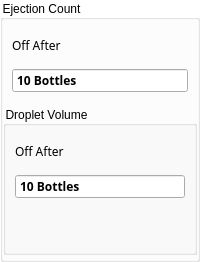
       <widget class="QGroupBox" name="groupBoxMaxEjectedBottles">
        <property name="sizePolicy">
         <sizepolicy hsizetype="Preferred" vsizetype="Preferred">
          <horstretch>0</horstretch>
          <verstretch>0</verstretch>
         </sizepolicy>
        </property>
        <property name="styleSheet">
         <string notr="true">QGroupBox{
    background-color: transparent;
}</string>
        </property>
        <property name="title">
         <string>Ejection Count</string>
        </property>
        <layout class="QGridLayout" name="gridLayout_3">
         <property name="leftMargin">
          <number>0</number>
         </property>
         <property name="topMargin">
          <number>0</number>
         </property>
         <property name="rightMargin">
          <number>0</number>
         </property>
         <property name="bottomMargin">
          <number>4</number>
         </property>
         <property name="spacing">
          <number>4</number>
         </property>
         <item row="0" column="0">
          <widget class="ContentBoardItem" name="widgetDashBoardMaxSpeedDeviationMaschineStop_2" native="true">
           <property name="minimumSize">
            <size>
             <width>0</width>
             <height>82</height>
            </size>
           </property>
           <property name="maximumSize">
            <size>
             <width>16777215</width>
             <height>82</height>
            </size>
           </property>
           <property name="styleSheet">
            <string notr="true">QDoubleSpinBox::focus{
 border: 2px solid rgb(0,95,135);
}





</string>
           </property>
           <layout class="QGridLayout" name="gridLayout_61">
            <property name="leftMargin">
             <number>9</number>
            </property>
            <property name="topMargin">
             <number>9</number>
            </property>
            <property name="rightMargin">
             <number>9</number>
            </property>
            <property name="bottomMargin">
             <number>9</number>
            </property>
            <property name="spacing">
             <number>6</number>
            </property>
            <item row="1" column="0">
             <widget class="QDoubleSpinBox" name="doubleSpinBoxMaxCounterBottleEjectedOneAfterTheOther">
              <property name="sizePolicy">
               <sizepolicy hsizetype="Preferred" vsizetype="Fixed">
                <horstretch>0</horstretch>
                <verstretch>0</verstretch>
               </sizepolicy>
              </property>
              <property name="font">
               <font>
                <family>Siemens Sans</family>
                <weight>75</weight>
                <bold>true</bold>
               </font>
              </property>
              <property name="styleSheet">
               <string notr="true">QDoubleSpinBox[STATE=&quot;Ok&quot;]
{
 background:rgb(249,247,248);
 min-width: 0px;
 border: 0px;
 }
QDoubleSpinBox[STATE=&quot;Error&quot;]
{ 
 background:rgb(202, 51, 51);
 min-width: 0px;
 border: 0px;
 }
QDoubleSpinBox[STATE =&quot;Warning&quot;]
{ 
 background:rgb(231, 121, 16);
 min-width: 0px;
 border: 0px;
 }

</string>
              </property>
              <property name="wrapping">
               <bool>false</bool>
              </property>
              <property name="buttonSymbols">
               <enum>QAbstractSpinBox::NoButtons</enum>
              </property>
              <property name="suffix">
               <string> Bottles</string>
              </property>
              <property name="decimals">
               <number>0</number>
              </property>
              <property name="minimum">
               <double>0.000000000000000</double>
              </property>
              <property name="maximum">
               <double>100000.000000000000000</double>
              </property>
              <property name="singleStep">
               <double>1.000000000000000</double>
              </property>
              <property name="value">
               <double>10.000000000000000</double>
              </property>
             </widget>
            </item>
            <item row="0" column="0">
             <widget class="QLabel" name="labelContentBoardMaxEjectedBottles">
              <property name="font">
               <font>
                <family>Siemens Sans</family>
               </font>
              </property>
              <property name="text">
               <string>Off After</string>
              </property>
             </widget>
            </item>
           </layout>
          </widget>
         </item>
         <item row="1" column="0">
          <widget class="QGroupBox" name="groupBoxMaxBottlesNotFilled">
           <property name="styleSheet">
            <string notr="true">QGroupBox{
    background-color: transparent;
}</string>
           </property>
           <property name="title">
            <string>Droplet Volume</string>
           </property>
           <layout class="QGridLayout" name="gridLayout_43">
            <property name="leftMargin">
             <number>0</number>
            </property>
            <property name="topMargin">
             <number>0</number>
            </property>
            <property name="rightMargin">
             <number>0</number>
            </property>
            <property name="bottomMargin">
             <number>4</number>
            </property>
            <property name="spacing">
             <number>4</number>
            </property>
            <item row="0" column="0">
             <widget class="ContentBoardItem" name="widgetDashBoardMaxBottlesNotFilled" native="true">
              <property name="minimumSize">
               <size>
                <width>0</width>
                <height>82</height>
               </size>
              </property>
              <property name="maximumSize">
               <size>
                <width>16777215</width>
                <height>82</height>
               </size>
              </property>
              <property name="styleSheet">
               <string notr="true">QDoubleSpinBox::focus{
 border: 2px solid rgb(0,95,135);
}





</string>
              </property>
              <layout class="QGridLayout" name="gridLayout_62">
               <property name="leftMargin">
                <number>9</number>
               </property>
               <property name="topMargin">
                <number>9</number>
               </property>
               <property name="rightMargin">
                <number>9</number>
               </property>
               <property name="bottomMargin">
                <number>9</number>
               </property>
               <property name="spacing">
                <number>6</number>
               </property>
               <item row="0" column="0">
                <widget class="QLabel" name="labelContentBoardMaxBottlesNotFilled">
                 <property name="font">
                  <font>
                   <family>Siemens Sans</family>
                  </font>
                 </property>
                 <property name="text">
                  <string>Off After</string>
                 </property>
                </widget>
               </item>
               <item row="1" column="0">
                <widget class="QDoubleSpinBox" name="doubleSpinBoxMaxCounterMiddleTooLowOneAfterTheOther">
                 <property name="sizePolicy">
                  <sizepolicy hsizetype="Preferred" vsizetype="Fixed">
                   <horstretch>0</horstretch>
                   <verstretch>0</verstretch>
                  </sizepolicy>
                 </property>
                 <property name="font">
                  <font>
                   <family>Siemens Sans</family>
                   <weight>75</weight>
                   <bold>true</bold>
                  </font>
                 </property>
                 <property name="styleSheet">
                  <string notr="true">QDoubleSpinBox[STATE=&quot;Ok&quot;]
{
 background:rgb(249,247,248);
 min-width: 0px;
 border: 0px;
 }
QDoubleSpinBox[STATE=&quot;Error&quot;]
{ 
 background:rgb(202, 51, 51);
 min-width: 0px;
 border: 0px;
 }
QDoubleSpinBox[STATE =&quot;Warning&quot;]
{ 
 background:rgb(231, 121, 16);
 min-width: 0px;
 border: 0px;
 }

</string>
                 </property>
                 <property name="wrapping">
                  <bool>false</bool>
                 </property>
                 <property name="buttonSymbols">
                  <enum>QAbstractSpinBox::NoButtons</enum>
                 </property>
                 <property name="suffix">
                  <string> Bottles</string>
                 </property>
                 <property name="decimals">
                  <number>0</number>
                 </property>
                 <property name="minimum">
                  <double>0.000000000000000</double>
                 </property>
                 <property name="maximum">
                  <double>100000.000000000000000</double>
                 </property>
                 <property name="singleStep">
                  <double>1.000000000000000</double>
                 </property>
                 <property name="value">
                  <double>10.000000000000000</double>
                 </property>
                </widget>
               </item>
              </layout>
             </widget>
            </item>
            <item row="1" column="0">
             <spacer name="verticalSpacer_5">
              <property name="orientation">
               <enum>Qt::Vertical</enum>
              </property>
              <property name="sizeHint" stdset="0">
               <size>
                <width>20</width>
                <height>40</height>
               </size>
              </property>
             </spacer>
            </item>
           </layout>
          </widget>
         </item>
        </layout>
       </widget>
